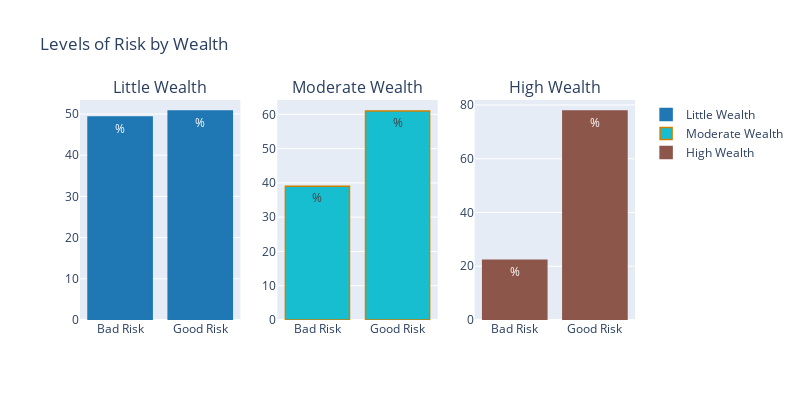

This figure's notebook cell:
### Code cell
import warnings
warnings.filterwarnings("ignore")
from plotly import tools
from plotly.offline import iplot
import plotly.graph_objs as pygo
bad_little = segregated_data['little'][0]
good_little = segregated_data['little'][1]
bad_moderate = segregated_data['moderate'][0]
good_moderate = segregated_data['moderate'][1]
bad_rich = segregated_data['rich'][0]
good_rich = segregated_data['rich'][1]

little = pygo.Bar(x=['Bad Risk', 'Good Risk'], y=[bad_little, good_little], name="Little Wealth", text='%',
                  marker=dict(color='#1f77b4', line=dict( color='#1f77b4', width=1.5),),)
moderate = pygo.Bar(x=['Bad Risk', 'Good Risk'], y=[bad_moderate, good_moderate], name="Moderate Wealth", text='%',
                    xaxis='x2', yaxis='y2', marker=dict( color='#17becf', line=dict( color='#CD8000', width=1.5),),)
rich = pygo.Bar(x=['Bad Risk', 'Good Risk'], y=[bad_rich, good_rich], name="High Wealth", text="%", 
              marker=dict( color='#8c564b', line=dict( color='#8c564b', width=1.5),), xaxis='x3', yaxis='y3')

fig = tools.make_subplots(rows=1, cols=3, subplot_titles=('Little Wealth', 'Moderate Wealth', 'High Wealth'))
fig.append_trace(little, 1, 1)
fig.append_trace(moderate, 1, 2)
fig.append_trace(rich, 1, 3)
fig['layout'].update(height=400, width=800, title='Levels of Risk' + ' by Wealth')
iplot(fig, filename='make-subplots-multiple-with-titles')

### Figure 1 — Plotly figure (JSON) as saved in the notebook; plotly's stock layout.template omitted (floating-point values rounded to 4 significant figures)
{"data": [{"marker": {"color": "#1f77b4", "line": {"color": "#1f77b4", "width": 1.5}}, "name": "Little Wealth", "text": "%", "type": "bar", "x": ["Bad Risk", "Good Risk"], "xaxis": "x", "y": [49.27, 50.73], "yaxis": "y"}, {"marker": {"color": "#17becf", "line": {"color": "#CD8000", "width": 1.5}}, "name": "Moderate Wealth", "text": "%", "type": "bar", "x": ["Bad Risk", "Good Risk"], "xaxis": "x2", "y": [39.03, 60.97], "yaxis": "y2"}, {"marker": {"color": "#8c564b", "line": {"color": "#8c564b", "width": 1.5}}, "name": "High Wealth", "text": "%", "type": "bar", "x": ["Bad Risk", "Good Risk"], "xaxis": "x3", "y": [22.22, 77.78], "yaxis": "y3"}], "layout": {"annotations": [{"font": {"size": 16}, "showarrow": false, "text": "Little Wealth", "x": 0.1444, "xanchor": "center", "xref": "paper", "y": 1, "yanchor": "bottom", "yref": "paper"}, {"font": {"size": 16}, "showarrow": false, "text": "Moderate Wealth", "x": 0.5, "xanchor": "center", "xref": "paper", "y": 1, "yanchor": "bottom", "yref": "paper"}, {"font": {"size": 16}, "showarrow": false, "text": "High Wealth", "x": 0.8556, "xanchor": "center", "xref": "paper", "y": 1, "yanchor": "bottom", "yref": "paper"}], "height": 400, "title": {"text": "Levels of Risk by Wealth"}, "width": 800, "xaxis": {"anchor": "y", "domain": [0, 0.2889]}, "xaxis2": {"anchor": "y2", "domain": [0.3556, 0.6444]}, "xaxis3": {"anchor": "y3", "domain": [0.7111, 1]}, "yaxis": {"anchor": "x", "domain": [0, 1]}, "yaxis2": {"anchor": "x2", "domain": [0, 1]}, "yaxis3": {"anchor": "x3", "domain": [0, 1]}}}
